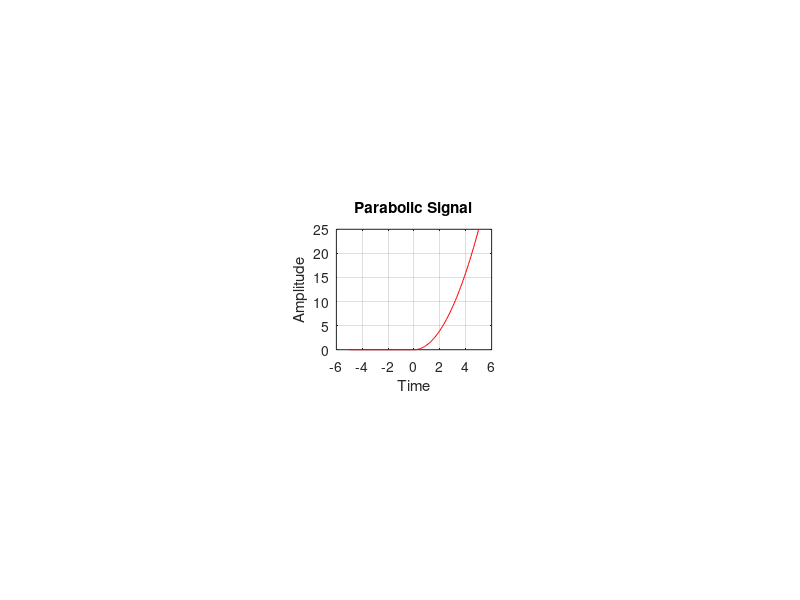

MATLAB code for this plot:
% PARABOLIC SIGNAL (=t^2 when t≥0; =0 when t<0)
t=-5:0.1:5;
A=2;
x1=(A*(t.^2))/2;
x2=0;
x=x1.*(t>=0)+x2.*(t<0);
subplot(3,3,5);
plot(t,x,'r');
xlabel('Time');
ylabel('Amplitude');
title('Parabolic Signal');
grid on;
